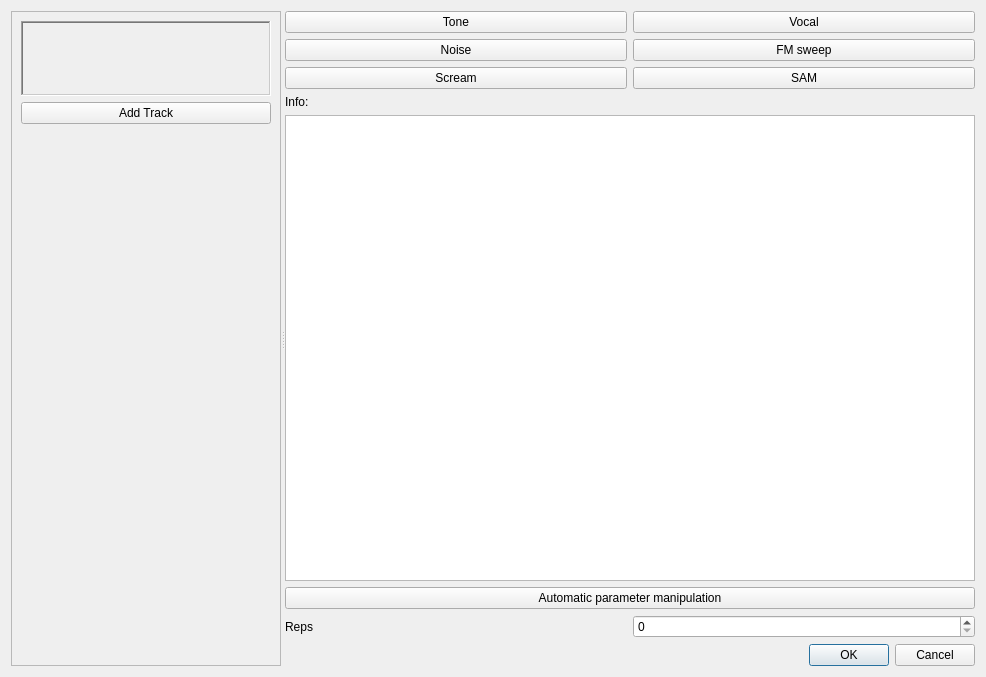
<?xml version="1.0" encoding="UTF-8"?>
<ui version="4.0">
 <class>Form</class>
 <widget class="QWidget" name="Form">
  <property name="geometry">
   <rect>
    <x>0</x>
    <y>0</y>
    <width>986</width>
    <height>677</height>
   </rect>
  </property>
  <property name="sizePolicy">
   <sizepolicy hsizetype="Expanding" vsizetype="Preferred">
    <horstretch>0</horstretch>
    <verstretch>0</verstretch>
   </sizepolicy>
  </property>
  <property name="windowTitle">
   <string>Form</string>
  </property>
  <layout class="QVBoxLayout" name="verticalLayout_2">
   <item>
    <widget class="QSplitter" name="splitter">
     <property name="orientation">
      <enum>Qt::Horizontal</enum>
     </property>
     <widget class="QScrollArea" name="scrollArea">
      <property name="widgetResizable">
       <bool>true</bool>
      </property>
      <widget class="QWidget" name="scrollAreaWidgetContents">
       <property name="geometry">
        <rect>
         <x>0</x>
         <y>0</y>
         <width>257</width>
         <height>657</height>
        </rect>
       </property>
       <layout class="QVBoxLayout" name="verticalLayout_4">
        <item>
         <layout class="QVBoxLayout" name="track_layout">
          <item>
           <widget class="QFrame" name="frame">
            <property name="sizePolicy">
             <sizepolicy hsizetype="Expanding" vsizetype="Minimum">
              <horstretch>0</horstretch>
              <verstretch>0</verstretch>
             </sizepolicy>
            </property>
            <property name="minimumSize">
             <size>
              <width>0</width>
              <height>75</height>
             </size>
            </property>
            <property name="frameShape">
             <enum>QFrame::WinPanel</enum>
            </property>
            <property name="frameShadow">
             <enum>QFrame::Sunken</enum>
            </property>
            <layout class="QHBoxLayout" name="horizontalLayout">
             <item>
              <spacer name="horizontalSpacer">
               <property name="orientation">
                <enum>Qt::Horizontal</enum>
               </property>
               <property name="sizeHint" stdset="0">
                <size>
                 <width>40</width>
                 <height>20</height>
                </size>
               </property>
              </spacer>
             </item>
            </layout>
           </widget>
          </item>
         </layout>
        </item>
        <item>
         <widget class="QPushButton" name="pushButton">
          <property name="sizePolicy">
           <sizepolicy hsizetype="Minimum" vsizetype="Fixed">
            <horstretch>0</horstretch>
            <verstretch>0</verstretch>
           </sizepolicy>
          </property>
          <property name="text">
           <string>Add Track</string>
          </property>
         </widget>
        </item>
        <item>
         <spacer name="verticalSpacer">
          <property name="orientation">
           <enum>Qt::Vertical</enum>
          </property>
          <property name="sizeHint" stdset="0">
           <size>
            <width>20</width>
            <height>40</height>
           </size>
          </property>
         </spacer>
        </item>
       </layout>
      </widget>
     </widget>
     <widget class="QWidget" name="layoutWidget">
      <layout class="QVBoxLayout" name="verticalLayout">
       <item>
        <layout class="QGridLayout" name="gridLayout">
         <item row="0" column="0">
          <widget class="QPushButton" name="pushButton_2">
           <property name="sizePolicy">
            <sizepolicy hsizetype="Minimum" vsizetype="Fixed">
             <horstretch>0</horstretch>
             <verstretch>0</verstretch>
            </sizepolicy>
           </property>
           <property name="baseSize">
            <size>
             <width>50</width>
             <height>0</height>
            </size>
           </property>
           <property name="text">
            <string>Tone</string>
           </property>
          </widget>
         </item>
         <item row="0" column="1">
          <widget class="QPushButton" name="pushButton_3">
           <property name="sizePolicy">
            <sizepolicy hsizetype="Minimum" vsizetype="Fixed">
             <horstretch>0</horstretch>
             <verstretch>0</verstretch>
            </sizepolicy>
           </property>
           <property name="font">
            <font>
             <kerning>true</kerning>
            </font>
           </property>
           <property name="text">
            <string>Vocal</string>
           </property>
           <property name="checkable">
            <bool>false</bool>
           </property>
           <property name="default">
            <bool>false</bool>
           </property>
           <property name="flat">
            <bool>false</bool>
           </property>
          </widget>
         </item>
         <item row="1" column="0">
          <widget class="QPushButton" name="pushButton_4">
           <property name="text">
            <string>Noise</string>
           </property>
          </widget>
         </item>
         <item row="1" column="1">
          <widget class="QPushButton" name="pushButton_5">
           <property name="text">
            <string>FM sweep</string>
           </property>
          </widget>
         </item>
         <item row="2" column="0">
          <widget class="QPushButton" name="pushButton_6">
           <property name="text">
            <string>Scream</string>
           </property>
          </widget>
         </item>
         <item row="2" column="1">
          <widget class="QPushButton" name="pushButton_7">
           <property name="text">
            <string>SAM</string>
           </property>
          </widget>
         </item>
        </layout>
       </item>
       <item>
        <widget class="QLabel" name="label">
         <property name="text">
          <string>Info:</string>
         </property>
        </widget>
       </item>
       <item>
        <widget class="QListView" name="listView">
         <property name="sizePolicy">
          <sizepolicy hsizetype="Minimum" vsizetype="Expanding">
           <horstretch>0</horstretch>
           <verstretch>0</verstretch>
          </sizepolicy>
         </property>
         <property name="minimumSize">
          <size>
           <width>50</width>
           <height>0</height>
          </size>
         </property>
        </widget>
       </item>
       <item>
        <widget class="QPushButton" name="pushButton_8">
         <property name="text">
          <string>Automatic parameter manipulation</string>
         </property>
        </widget>
       </item>
       <item>
        <layout class="QGridLayout" name="gridLayout_3">
         <item row="0" column="0">
          <widget class="QLabel" name="label_2">
           <property name="text">
            <string>Reps</string>
           </property>
          </widget>
         </item>
         <item row="0" column="1">
          <widget class="QSpinBox" name="spinBox"/>
         </item>
        </layout>
       </item>
       <item>
        <widget class="QDialogButtonBox" name="buttonBox">
         <property name="sizePolicy">
          <sizepolicy hsizetype="Expanding" vsizetype="Fixed">
           <horstretch>0</horstretch>
           <verstretch>0</verstretch>
          </sizepolicy>
         </property>
         <property name="standardButtons">
          <set>QDialogButtonBox::Cancel|QDialogButtonBox::Ok</set>
         </property>
        </widget>
       </item>
      </layout>
     </widget>
    </widget>
   </item>
  </layout>
 </widget>
 <resources/>
 <connections/>
</ui>
